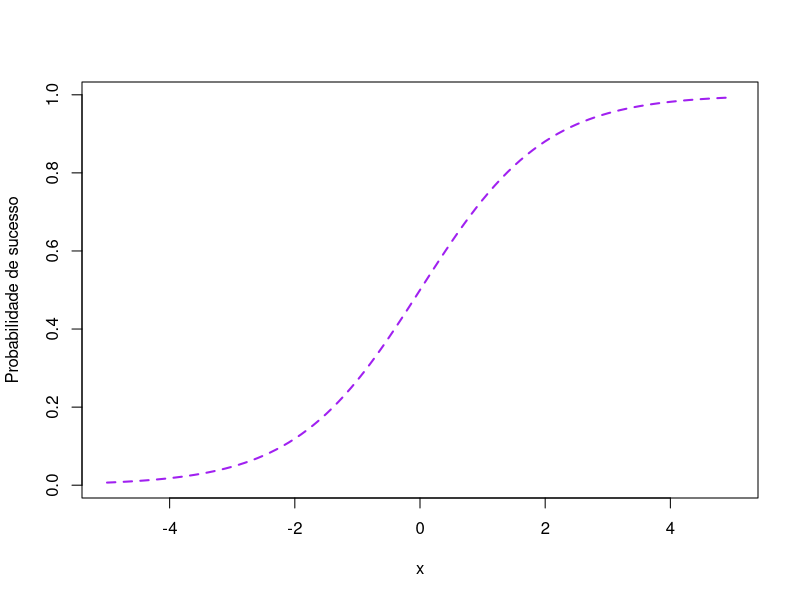
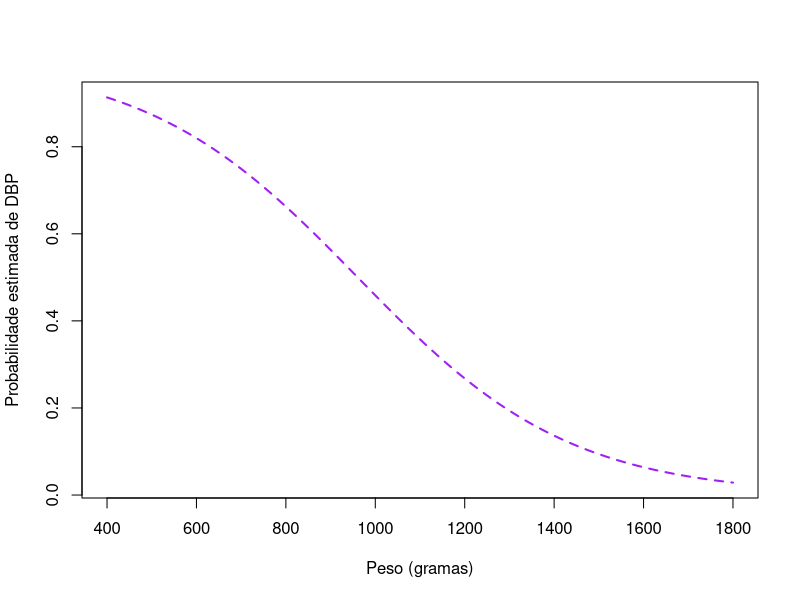

These figures' R source, in order: (Note: this script raises an error after producing the figures.)
## ---- chunk 1
plot(x = seq(-5, 5, by = .1),
     y = plogis(q = seq(-5, 5, by = .1)), type = "l",
     xlab = "x",
     ylab = "Probabilidade de sucesso",
     lwd = 2,
     col = "purple",
     lty = 2)
## ---- chunk 2
reglog <- function (x){
  pi <- exp(4.0343 - x * 0.0042)/(1 + exp(4.0343 - x * 0.0042))
  pi
}
plot(x = seq(400, 1800, by = 1),
     y = reglog(x = seq(400, 1800, by = 1)), type = "l",
     xlab = "Peso (gramas)",
     ylab = "Probabilidade estimada de DBP",
     lwd = 2,
     col = "purple",
     lty = 2)
## ---- chunk 3
knitr::include_graphics(here::here('images', 'tab_11_1.png'))
## ---- chunk 4
knitr::include_graphics(here::here('images', 'tab_11_2.png'))
## ---- chunk 5
knitr::include_graphics(here::here('images', 'progabide.png'))
## ---- chunk 6
knitr::include_graphics(here::here('images', 'blackwell.jpg'))
